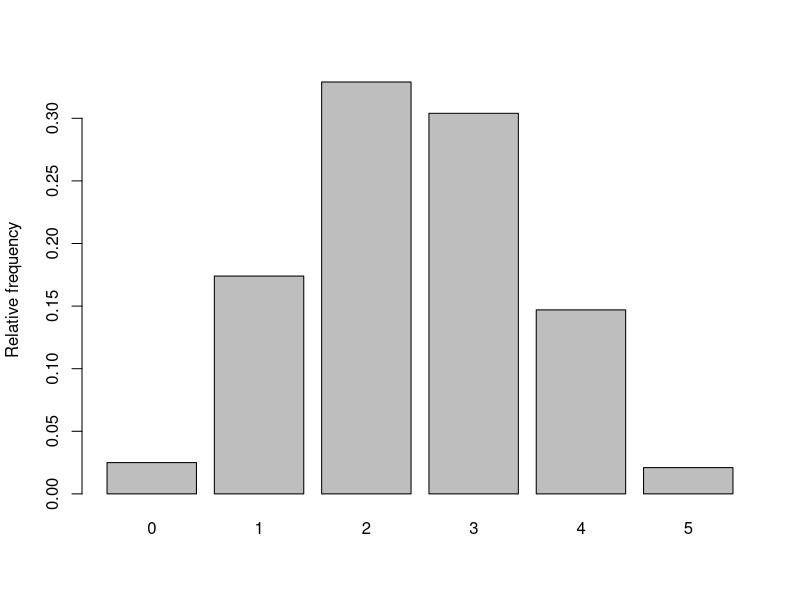
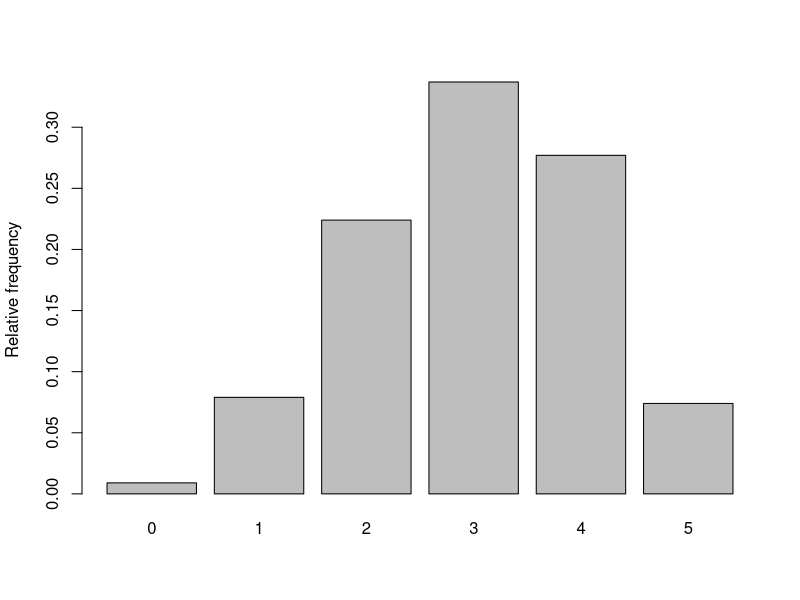
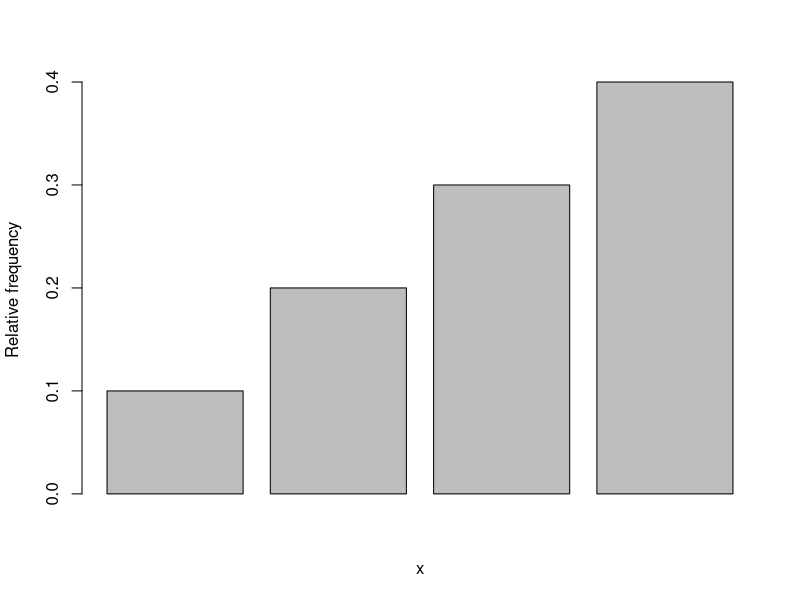
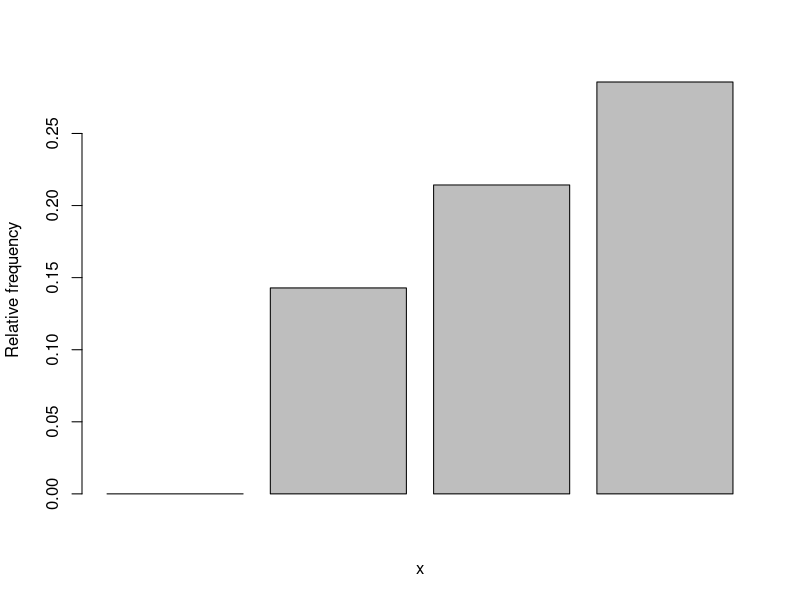

Recreate these plots in R, in order. (Note: this script raises an error after producing the figures.)
## ---- chunk 1
library(ggplot2)    # Library for plotting
## ---- chunk 2
# Simulate the number of heads in k throws of a dice repeated Nsim times
# We let 0 correspond to tail and 1 correspond to head,
# The sample()-command below randomly draw a 0 or 1 with 
# equal probability k times, and then sum() will summarize the number of heads
simheads <- function(Nsim,k){
  nheads <- vector(length=Nsim) # Define a vector to store the number of heads 
  for(i in 1:Nsim)              # Generate the number of heads Nsim times
    nheads[i] <- sum(sample(0:1,size=k,replace=TRUE))  # See explanation above
  return(nheads)                # Return the resulting vector
}
## ---- chunk 3
# Summarize the results by histograms and numbers
# Repeat the lines below many times for different numbers of Nsim and k
# What happens when Nsim gets large?
k <- 5
Nsim <- 1000
nheadsim <- simheads(Nsim=Nsim,k=k)
relfreq <- table(nheadsim)/Nsim # Calculate relative frequency for each outcome
relfreq
barplot(relfreq,ylab="Relative frequency")
## ---- chunk 4
x <- dbinom(3, size=5, prob=0.5)
print(x)
## ---- chunk 5
# Same function as above but with a biased coin. b is bias variable
simbias <- function(Nsim,k,b){
  nheads <- vector(length=Nsim) # Define a vector to store the number of heads
  for(i in 1:Nsim)              # Generate the number of heads Nsim times
    nheads[i] <- sum(sample(0:1,size=k,replace=TRUE, prob=c(1-b, b)))
  return(nheads)                # Return the resulting vector
}
## ---- chunk 6
# Summarize the results by histograms and numbers
# Repeat the lines below many times for different numbers of Nsim and k
# What happens when Nsim gets large?
k <- 5
Nsim <- 1000
b <- 0.6
nheadsim <- simbias(Nsim=Nsim,k=k,b=b)
relfreq <- table(nheadsim)/Nsim # Calculate relative frequency for each outcome
relfreq
barplot(relfreq,ylab="Relative frequency")
## ---- chunk 7
# Define f1(x)
# The function takes in a vecor and checks if it is valid
# function calculates pmf
f1 <- function(x) {
  ifelse(x %in% c(1, 2, 3, 4),
         x/10,
         0)
}

barplot(f1(1:4),ylab="Relative frequency", xlab="x")
## ---- chunk 8
sum(f1(-100:100))
## ---- chunk 9
# Define f2(x)
# The function takes in a vector and checks if it is valid
# function calculates pmf
f2 <- function(x) {
  ifelse(x %in% c(1, 2, 3, 4),
         (1/14)*(x + 1),
         0)
}

barplot(f2(0:3),ylab="Relative frequency", xlab="x")
## ---- chunk 10
sum(f2(-100:100))
## ---- chunk 11
expected <- function(func, vec)
  return(sum(vec * func(vec)))
## ---- chunk 12
expected(f1, c(1,2,3,4))
expected(f2, c(1,2,3,4))
## ---- chunk 13
gexpected <- function(func, vec, gvec)
  return(sum(gvec * func(vec)))
## ---- chunk 14
gexpected(f1, c(1,2,3,4), c(1,2,3,4)^3)
gexpected(f2, c(1,2,3,4), c(1,2,3,4)^3)
## ---- chunk 15
f3 <- function(x) {
  if (x >= 0 && x <= 1) {
    return(4*x*(1 - x^2))
  } else {
    return(0)
  } 
}


integrate(Vectorize(f3),
         lower=-Inf,
         upper=0.5)$value
## ---- chunk 16
integrate(Vectorize(function(x) x * f3(x)),
          lower = -Inf,
          upper = Inf)$value
## ---- chunk 17
integrate(Vectorize(function(x) x^2 * f3(x)),
          lower = -Inf,
          upper = Inf)$value
## ---- chunk 18
sqrt(integrate(Vectorize(function(x) x^2 * f3(x)),
          lower = -Inf,
          upper = Inf)$value)
## ---- chunk 19
integrate(Vectorize(f3),
         lower=-Inf,
         upper=0.7)$value
## ---- chunk 20
1 - integrate(Vectorize(f3),
              lower=-Inf,
              upper=0.7)$value
## ---- chunk 21
x <- seq(0, 1, 0.01)
plot(x, f3(x), type="l", col= "blue")
## ---- chunk 22
F3 <- function(x) {
  return(-4*((x^4 / 4)-(x^2 / 2)))
}

x <- seq(0, 1, 0.01)
plot(x, F3(x), type="l", col= "blue")
## ---- chunk 23
f4 <- function(x) {
  return(3/4 * (1 - x^2))
}

integrate(f4,
          lower = -1,
          upper = 1)$value
## ---- chunk 24
x <- seq(-1, 1, 0.01)
plot(x, f4(x), type="l", col= "blue")
## ---- chunk 25
integrate(f4,
          lower = -1,
          upper = 0.5)$value
## ---- chunk 26
# Function for linear combination of random variable
expectedLinearComb <- function(g, f, lower, upper, a, b) {
  return (a*integrate(Vectorize(function(x) g(x) * f(x)),
          lower = lower,
          upper = upper)$value + b)
}

g <- function(x) x^2
expectedLinearComb(g, f4, -1, 1, 1, 1)
## ---- chunk 27
xi = c(13.89, 13.39, 12.20, 14.35, 14.10, 13.39, 13.96, 14.15, 13.69, 12.57)
yi = c(13.99, 13.39, 12.65, 14.25, 13.99, 13.09, 13.66, 14.25, 13.36, 12.57)

df <- data.frame("X" = xi, "Y" = yi)

ggplot(df, aes(x=X, y=Y)) + 
geom_point(shape=18, color="blue")+
geom_smooth(method=lm,  linetype="dashed",
           color="darkred", fill="blue")
